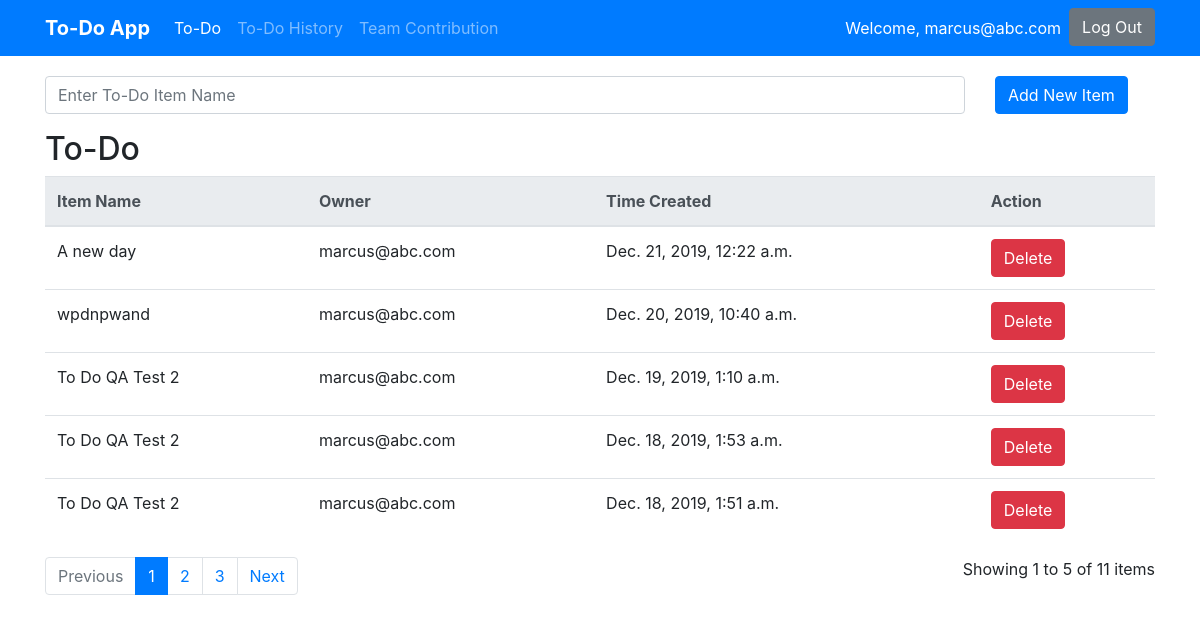
Page /To_do_page/ (signed in) on the earlier database version.
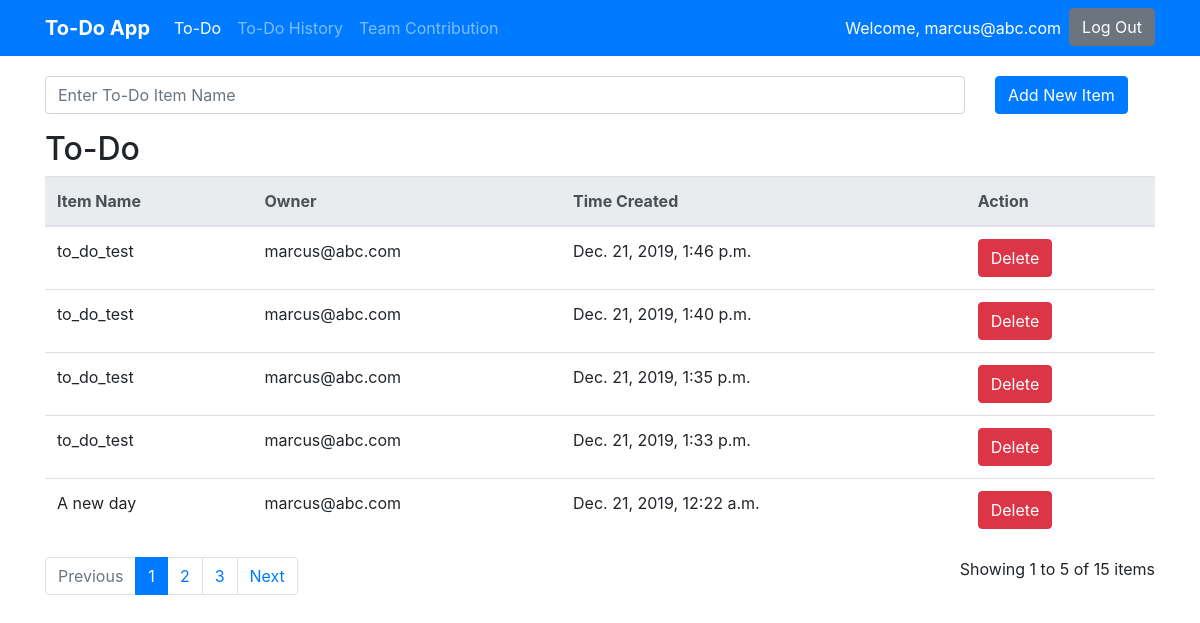
Same page on the later database version.
### To_do_page/models.py (models this page shows)
class ToDoItem(models.Model):
    owner = models.CharField(max_length=100)
    Todo = models.TextField()
    Timecreated = models.DateTimeField()

### To_do_page/views.py (the view, shortened to what this page needs)
# urls.py: path('To_do_page/', todoGreeting, name='todopage'),
def todoGreeting(request):
    own = get_user(request)
    all_todo = ToDoItem.objects.all().filter(owner=own).order_by('-Timecreated')
    context = {
        'all_items': all_todo
    }
    paginator = Paginator(all_todo, 5)
    page = request.GET.get('page')
    if page is not None:
        all_todo = paginator.get_page(page)
        context['all_items'] = all_todo
    else:
        all_todo = paginator.get_page(1)
        context['all_items'] = all_todo
    return render(request, 'to_do.html', context)

### To_do_page/templates/to_do.html (shortened to what this page needs)
{% extends 'base.html' %}
{% block content %}
{% if user.is_authenticated %}
<form action="{% url 'todopage' %}" method="post">
	<div class="row">
			<div class="col-sm-8 col-md-9 col-lg-10">
				<div class="form-group" id="form-container">
					<input type="text" class="form-control" id="Todo" name="Todo" placeholder="Enter To-Do Item Name" required>
				</div>
			</div>
			<div class="col-sm-4 col-md-3 col-lg-2">
				<div id="add-btn-container">
					<button class="btn btn-primary" type="submit">Add New Item</button>
				</div>
			</div>
	</div>
</form>
<h2>To-Do</h2>
<table class="table" id="to-do-table">
	<thead class="thead-light">
		<tr>
			<th>Item Name</th>
			<th>Owner</th>
			<th>Time Created</th>
			<th>Action</th>
		</tr>
	</thead>
	<tbody>
		{% for todo_item in all_items %}
		<tr>
			<td name="todo">{{ todo_item.Todo }}</td>
			<td name="owner">{{ todo_item.owner }}</td>
			<td name="time_created">{{ todo_item.Timecreated }}</td>
			<td name="action">
				<form action="/deleteTodo/{{todo_item.id}}/{{todo_item.owner}}/{{todo_item.Todo}}/" method="post">
					<button name="delete" class="btn btn-danger" type="submit">Delete</button>
				</form>
			</td>
		</tr>
		{% endfor %}
	</tbody>
</table>
<div class="row">
	<div class="col-sm-8">
		{% if all_items.has_other_pages %}
		<ul class="pagination">
		  {% if all_items.has_previous %}
			<li class="page-item"><a class="page-link" href="?page={{ all_items.previous_page_number }}">Previous</a></li>
		  {% else %}
			<li class="page-item disabled"><span class="page-link">Previous</span></li>
		  {% endif %}
		  {% for i in all_items.paginator.page_range %}
			{% if all_items.number == i %}
			  <li class="page-item active"><span class="page-link">{{ i }} <span class="sr-only">(current)</span></span></li>
			{% else %}
			  <li class="page-item"><a class="page-link" href="?page={{ i }}">{{ i }}</a></li>
			{% endif %}
		  {% endfor %}
		  {% if all_items.has_next %}
			<li class="page-item"><a class="page-link" href="?page={{ all_items.next_page_number }}">Next</a></li>
		  {% else %}
			<li class="page-item disabled"><span class="page-link">Next</span></li>
		  {% endif %}
		</ul>
	  {% endif %}
	</div>
	<div class="col-sm-4">
		<p id="pagination-count">Showing {{ all_items.start_index }} to {{ all_items.end_index }} of {{ all_items.paginator.count }} items</p>
	</div>
</div>
{% else %}
<p class='error_msg'>You are not logged in</p>
<a class="btn btn-primary" href="{% url 'login' %}">Login</a>
{% endif %}
{% endblock %}

Differences in the rows shown:
no longer on this page (row unchanged): ToDoItem: Todo "wpdnpwand", owner "marcus@abc.com", Timecreated "Dec. 20, 2019, 10:40 a.m."
no longer on this page (row unchanged): ToDoItem: Todo "To Do QA Test 2", owner "marcus@abc.com", Timecreated "Dec. 19, 2019, 1:10 a.m."
no longer on this page (row unchanged): ToDoItem: Todo "To Do QA Test 2", owner "marcus@abc.com", Timecreated "Dec. 18, 2019, 1:53 a.m."
no longer on this page (row unchanged): ToDoItem: Todo "To Do QA Test 2", owner "marcus@abc.com", Timecreated "Dec. 18, 2019, 1:51 a.m."
added ToDoItem: Todo "to_do_test", owner "marcus@abc.com", Timecreated "Dec. 21, 2019, 1:46 p.m."
added ToDoItem: Todo "to_do_test", owner "marcus@abc.com", Timecreated "Dec. 21, 2019, 1:40 p.m."
added ToDoItem: Todo "to_do_test", owner "marcus@abc.com", Timecreated "Dec. 21, 2019, 1:35 p.m."
added ToDoItem: Todo "to_do_test", owner "marcus@abc.com", Timecreated "Dec. 21, 2019, 1:33 p.m."
Other differences:
{{ all_items.paginator.count }}: "11" → "15"
